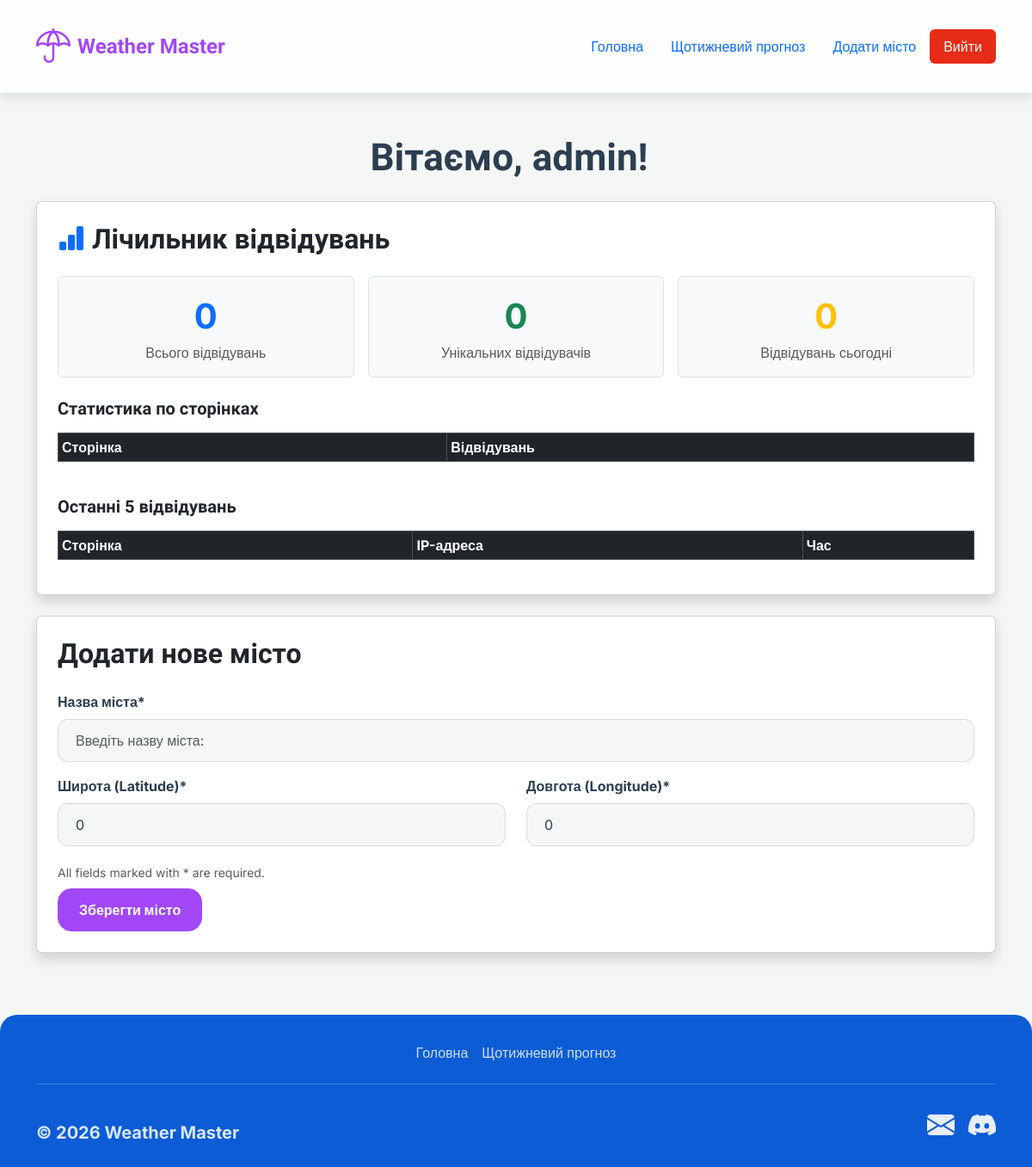
Page /admin/addCity.php (signed in) on the earlier database version.
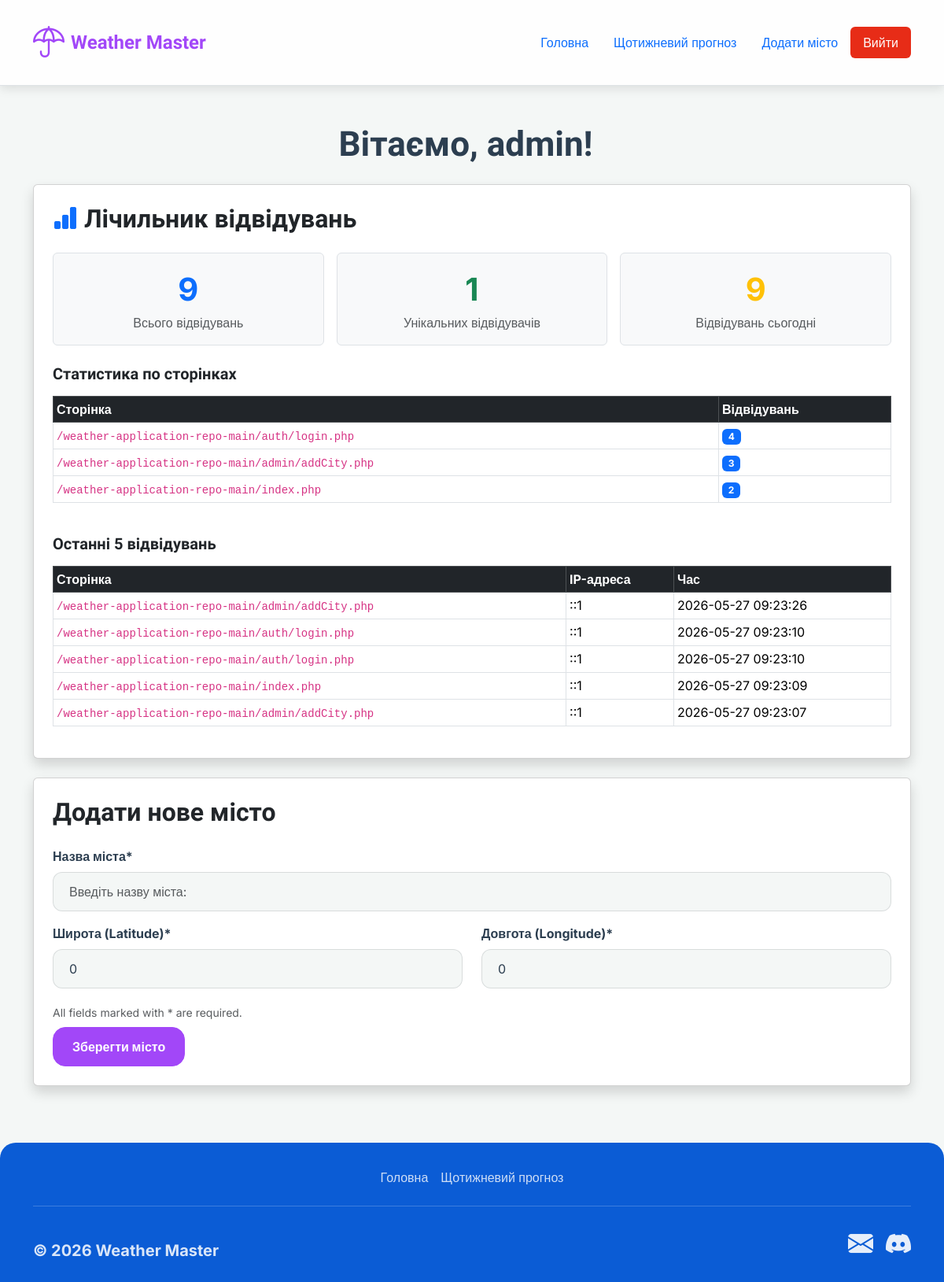
Same page on the later database version.
### tables this page shows
CREATE TABLE visit_log (
                    id INTEGER PRIMARY KEY AUTOINCREMENT,
                    page TEXT NOT NULL,
                    ip_address TEXT NOT NULL,
                    user_agent TEXT,
                    visited_at DATETIME DEFAULT CURRENT_TIMESTAMP
                );

### repositories/baseRepository.php (called while the page is built, shortened)
<?php
include_once __DIR__ . "/../data/database.php";
abstract class BaseRepository
{
    public function __construct(Database $db)
    {
        $this->db = $db;
        $this->pdo = $this->db->connect();
    }
}

### data/database.php (called while the page is built, shortened)
<?php
class Database
{
    private ?PDO $pdo = null;
    public function connect(): PDO
    {
        if ($this->pdo === null) {
            try {
                $this->pdo = new PDO("sqlite:" . $this->db_file_path);
                $this->pdo->setAttribute(PDO::ATTR_ERRMODE, PDO::ERRMODE_EXCEPTION);
            } catch (PDOException $e) {
                die("Database Connection Failed: " . $e->getMessage());
            }
        }
        return $this->pdo;
    }
    public function disconnect(): void
    {
        $this->pdo = null;
    }
}

### repositories/visitRepository.php (called while the page is built, shortened)
<?php
include_once "baseRepository.php";
class VisitRepository extends BaseRepository
{
    public function initTable(): void
    {
        try {
            $sql = "CREATE TABLE IF NOT EXISTS " . VisitLog::TABLE_NAME . " (
                    id INTEGER PRIMARY KEY AUTOINCREMENT,
                    page TEXT NOT NULL,
                    ip_address TEXT NOT NULL,
                    user_agent TEXT,
                    visited_at DATETIME DEFAULT CURRENT_TIMESTAMP
                )
            ";
            $this->pdo->exec($sql);
        } catch (PDOException $e) {
            echo "Error creating visit_log table: " . $e->getMessage();
        }
    }
    public function getTotalCount(): int
    {
        try {
            $stmt = $this->pdo->query("SELECT COUNT(*) FROM " . VisitLog::TABLE_NAME);
            return (int) $stmt->fetchColumn();
        } catch (PDOException $e) {
            return 0;
        }
    }
    public function getUniqueVisitorsCount(): int
    {
        try {
            $stmt = $this->pdo->query("SELECT COUNT(DISTINCT ip_address) FROM " . VisitLog::TABLE_NAME);
            return (int) $stmt->fetchColumn();
        } catch (PDOException $e) {
            return 0;
        }
    }
    public function getTodayCount(): int
    {
        try {
            $stmt = $this->pdo->query(
                "SELECT COUNT(*) FROM " . VisitLog::TABLE_NAME .
                " WHERE DATE(visited_at) = DATE('now')"
            );
            return (int) $stmt->fetchColumn();
        } catch (PDOException $e) {
            return 0;
        }
    }
    public function getPageStats(): array
    {
        try {
            $stmt = $this->pdo->query(
                "SELECT page, COUNT(*) as visits FROM " . VisitLog::TABLE_NAME .
                " GROUP BY page ORDER BY visits DESC"
            );
            return $stmt->fetchAll(PDO::FETCH_ASSOC);
        } catch (PDOException $e) {
            return [];
        }
    }
    public function getRecent(int $limit = 10): array
    {
        try {
            $stmt = $this->pdo->prepare(
                "SELECT * FROM " . VisitLog::TABLE_NAME .
                " ORDER BY visited_at DESC LIMIT :limit"
            );
            $stmt->bindParam(':limit', $limit, PDO::PARAM_INT);
            $stmt->execute();
            return $stmt->fetchAll(PDO::FETCH_ASSOC);
        } catch (PDOException $e) {
            return [];
        }
    }
}

### admin/addCity.php (the view, shortened to what the rows shown need)
<?php
include_once "../data/database.php";
include_once "../repositories/visitRepository.php";
class AddCityPage extends AuthBase
{
    private function getVisitStatsHtml(): string
    {
        try {
            $db = new Database();
            $visitRepo = new VisitRepository($db);
            $visitRepo->initTable();
            $total = $visitRepo->getTotalCount();
            $unique = $visitRepo->getUniqueVisitorsCount();
            $today = $visitRepo->getTodayCount();
            $pageStats = $visitRepo->getPageStats();
            $recent = $visitRepo->getRecent(5);
            $pageRows = '';
            foreach ($pageStats as $row) {
                $page = htmlspecialchars($row['page']);
                $visits = (int) $row['visits'];
                $pageRows .= <<<HTML
                    <tr>
                        <td><code>{$page}</code></td>
                        <td><span class="badge bg-primary">{$visits}</span></td>
                    </tr>
                HTML;
            }
            $recentRows = '';
            foreach ($recent as $row) {
                $page = htmlspecialchars($row['page']);
                $ip = htmlspecialchars($row['ip_address']);
                $time = htmlspecialchars($row['visited_at']);
                $recentRows .= <<<HTML
                    <tr>
                        <td><code>{$page}</code></td>
                        <td>{$ip}</td>
                        <td>{$time}</td>
                    </tr>
                HTML;
            }
            return <<<HTML
            <div class="card shadow p-4 mx-auto mb-4">
                <h2 class="mb-4"><i class="bi bi-bar-chart-fill me-2 text-primary"></i>Лічильник відвідувань</h2>
                            <div class="fs-1 fw-bold text-primary">{$total}</div>
                            <div class="fs-1 fw-bold text-success">{$unique}</div>
                            <div class="fs-1 fw-bold text-warning">{$today}</div>
                <div class="table-responsive mb-4">
                    <table class="table table-bordered table-hover table-sm">
                        <thead class="table-dark">
                            <tr>
                                <th>Сторінка</th>
                                <th>Відвідувань</th>
                            </tr>
                        </thead>
                            {$pageRows}
                    </table>
                </div>
                <div class="table-responsive">
                    <table class="table table-bordered table-hover table-sm">
                        <thead class="table-dark">
                            <tr>
                                <th>Сторінка</th>
                                <th>IP-адреса</th>
                                <th>Час</th>
                            </tr>
                        </thead>
                        <tbody>
                            {$recentRows}
                        </tbody>
                    </table>
                </div>
            </div>
            HTML;
        } catch (\Throwable $e) {
            return '<div class="alert alert-warning">Не вдалося завантажити статистику відвідувань.</div>';
        }
    }
    private function getContent(): string
    {
        $errorHtml = '';
        $messageHtml = '';
        $adminName = isset($_SESSION['admin_login']) ? htmlspecialchars($_SESSION['admin_login']) : '';
        $actionPath = PathHelper::getAbsolutePath("admin/addCity.php");
        $visitStatsHtml = $this->getVisitStatsHtml();
        return <<<HTML
    <section class="admin py-5">
        <div class="container">
            <div class="admin__wrap">
                <div class="text-content mb-4">
                    <h1 class="mb-3">Вітаємо, <span class="navbar-text me-3">
                    $adminName!
                    </span></h1>
                </div>
                $errorHtml
                $messageHtml
                {$visitStatsHtml}
        <div class="card shadow p-4 mx-auto">
            <h2 class="mb-4">Додати нове місто</h2>
            <form method="POST" action="$actionPath">
                <div class="mb-3">
                    <label for="name" class="form-label">Назва міста*</label>
                    <input type="text" class="form-control" id="name" name="name" minlength="2" maxlength="100" placeholder="Введіть назву міста: " required>
                </div>
                <div class="row">
                    <div class="col-md-6 mb-3">
                        <label for="positionX" class="form-label">Широта (Latitude)*</label>
                        <input type="number" step="0.0001" class="form-control" id="positionX" name="positionX" min="-90" max="90" value="0" required>
                    </div>
                    <div class="col-md-6 mb-3">
                        <label for="positionY" class="form-label">Довгота (Longitude)*</label>
                        <input type="number" step="0.0001" class="form-control" id="positionY" name="positionY" min="-180" max="180" value="0" required>
                    </div>
                </div>
                <div id="requiredFieldsHint" class="form-text mb-2">All fields marked with * are required.</div>
                <button type="submit" class="btn btn-primary">Зберегти місто</button>
            </form>
        </div>
    </div>
        </div>
    </section>
    HTML;
    }
    public function get(): void
    {
        $content = $this->getContent();
    }
}
$addCityPage = new AddCityPage();
$addCityPage->render();

Differences in the rows shown:
added visit_log: page "/weather-application-repo-main/admin/addCity.php", ip_address "::1", visited_at "2026-05-27 09:23:26"
added visit_log: page "/weather-application-repo-main/auth/login.php", ip_address "::1", visited_at "2026-05-27 09:23:10"
added visit_log: page "/weather-application-repo-main/auth/login.php", ip_address "::1", visited_at "2026-05-27 09:23:10"
added visit_log: page "/weather-application-repo-main/index.php", ip_address "::1", visited_at "2026-05-27 09:23:09"
added visit_log: page "/weather-application-repo-main/admin/addCity.php", ip_address "::1", visited_at "2026-05-27 09:23:07"
Other differences:
$total: "0" → "9"
$unique: "0" → "1"
$today: "0" → "9"
new list line: "/weather-application-repo-main/auth/login.php 4"
new list line: "/weather-application-repo-main/admin/addCity.php 3"
new list line: "/weather-application-repo-main/index.php 2"
